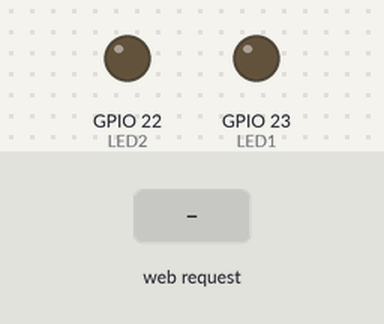
Recording of a sketch running on a simulated ESP32. Shown: output pins drawn as LEDs (lit = HIGH). Inputs (shaded band) come from the test bench. WiFi joins after 1.5 s; servers stay silent unless stated; what the sketch prints to the serial monitor is not drawn.

Above: at 2.7 s.
2.8 s: HTTP request GET /23/on received
At 3.3 s:
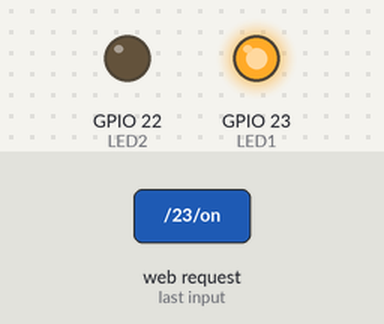
4.3 s: HTTP request GET /22/on received
At 5.5 s:
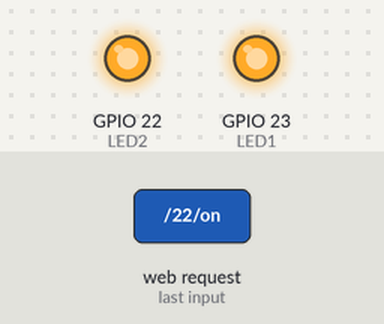
5.8 s: HTTP request GET /23/off received
At 6.8 s:
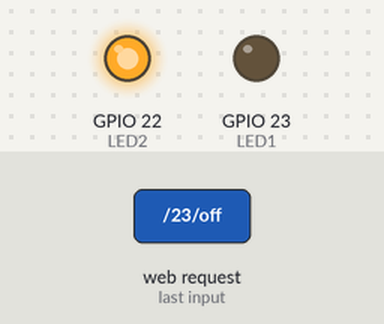
7.3 s: HTTP request GET /22/off received
At 7.9 s:
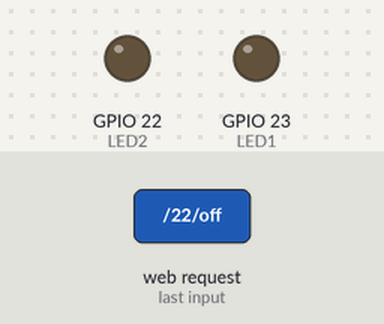
Timing chart, 0 to 9.8 s (numbered marks = the images above; inputs shaded):
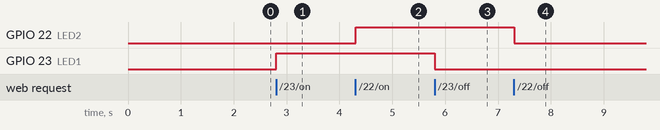

Measured:
- after the input at 2.8 s, GPIO 23 (LED1): LOW → HIGH at once
- after the input at 4.3 s, GPIO 22 (LED2): LOW → HIGH at once
- after the input at 5.8 s, GPIO 23 (LED1): HIGH → LOW at once
- after the input at 7.3 s, GPIO 22 (LED2): HIGH → LOW at once

The sketch:

ESP32-WEBSERVER.ino
```cpp
// Load Wi-Fi library
#include <WiFi.h>

// Replace with your network credentials
const char* ssid = "WiFi abah anda";
const char* password = "talk2myhand";

// Set web server port number to 80
WiFiServer server(80);

// Variable to store the HTTP request
String header;

// Auxiliar variables to store the current output state
String LED1State = "off";
String LED2State = "off";

// Assign output variables to GPIO pins
const int LED1 = 23;
const int LED2 = 22;

// Current time
unsigned long currentTime = millis();
// Previous time
unsigned long previousTime = 0;
// Define timeout time in milliseconds (example: 2000ms = 2s)
const long timeoutTime = 2000;

void setup() {
  Serial.begin(115200);
  // Initialize the output variables as outputs
  pinMode(LED1, OUTPUT);
  pinMode(LED2, OUTPUT);
  // Set outputs to LOW
  digitalWrite(LED1, LOW);
  digitalWrite(LED2, LOW);

  // Connect to Wi-Fi network with SSID and password
  Serial.print("Connecting to ");
  Serial.println(ssid);
  WiFi.begin(ssid, password);
  while (WiFi.status() != WL_CONNECTED) {
    delay(500);
    Serial.print(".");
  }
  // Print local IP address and start web server
  Serial.println("");
  Serial.println("WiFi connected.");
  Serial.println("IP address: ");
  Serial.println(WiFi.localIP());
  server.begin();
}

void loop(){
  WiFiClient client = server.available();   // Listen for incoming clients

  if (client) {                             // If a new client connects,
    currentTime = millis();
    previousTime = currentTime;
    Serial.println("New Client.");          // print a message out in the serial port
    String currentLine = "";                // make a String to hold incoming data from the client
    while (client.connected() && currentTime - previousTime <= timeoutTime) {
      currentTime = millis();
      if (client.available()) {             // if there's bytes to read from the client,
        char c = client.read();             // read a byte, then
        Serial.write(c);                    // print it out the serial monitor
        header += c;
        if (c == '\n') {                    // if the byte is a newline character
          // if the current line is blank, you got two newline characters in a row.
          // that's the end of the client HTTP request, so send a response:
          if (currentLine.length() == 0) {
            // HTTP headers always start with a response code (e.g. HTTP/1.1 200 OK)
            // and a content-type so the client knows what's coming, then a blank line:
            client.println("HTTP/1.1 200 OK");
            client.println("Content-type:text/html");
            client.println("Connection: close");
            client.println();

            // turns the GPIOs on and off
            if (header.indexOf("GET /23/on") >= 0) {
              Serial.println("GPIO 23 on");
              LED1State = "on";
              digitalWrite(LED1, HIGH);
            } else if (header.indexOf("GET /23/off") >= 0) {
              Serial.println("GPIO 23 off");
              LED1State = "off";
              digitalWrite(LED1, LOW);
            } else if (header.indexOf("GET /22/on") >= 0) {
              Serial.println("GPIO 22 on");
              LED2State = "on";
              digitalWrite(LED2, HIGH);
            } else if (header.indexOf("GET /22/off") >= 0) {
              Serial.println("GPIO 22 off");
             LED2State = "off";
              digitalWrite(LED2, LOW);
            }

            // Display the HTML web page
            client.println("<!DOCTYPE html><html>");
            client.println("<head><meta name=\"viewport\" content=\"width=device-width, initial-scale=1\">");
            client.println("<link rel=\"icon\" href=\"data:,\">");
            // CSS to style the on/off buttons
            // Feel free to change the background-color and font-size attributes to fit your preferences
            client.println("<style>html { font-family: Helvetica; display: inline-block; margin: 0px auto; text-align: center;}");
            client.println(".button { background-color: #4CAF50; border: none; color: white; padding: 16px 40px;");
            client.println("text-decoration: none; font-size: 30px; margin: 2px; cursor: pointer;}");
            client.println(".button2 {background-color: #555555;}</style></head>");

            // Web Page Heading
            client.println("<body><h1>ESP32 Web Server</h1>");

            // Display current state, and ON/OFF buttons for GPIO 26
            client.println("<p>GPIO 26 - State " + LED1State + "</p>");
            // If the output26State is off, it displays the ON button
            if (LED1State=="off") {
              client.println("<p><a href=\"/26/on\"><button class=\"button\">ON</button></a></p>");
            } else {
              client.println("<p><a href=\"/26/off\"><button class=\"button button2\">OFF</button></a></p>");
            }

            // Display current state, and ON/OFF buttons for GPIO 27
            client.println("<p>GPIO 27 - State " + LED2State + "</p>");
            // If the output27State is off, it displays the ON button
            if (LED2State=="off") {
              client.println("<p><a href=\"/27/on\"><button class=\"button\">ON</button></a></p>");
            } else {
              client.println("<p><a href=\"/27/off\"><button class=\"button button2\">OFF</button></a></p>");
            }
            client.println("</body></html>");

            // The HTTP response ends with another blank line
            client.println();
            // Break out of the while loop
            break;
          } else { // if you got a newline, then clear currentLine
            currentLine = "";
          }
        } else if (c != '\r') {  // if you got anything else but a carriage return character,
          currentLine += c;      // add it to the end of the currentLine
        }
      }
    }
    // Clear the header variable
    header = "";
    // Close the connection
    client.stop();
    Serial.println("Client disconnected.");
    Serial.println("");
  }
}
```
